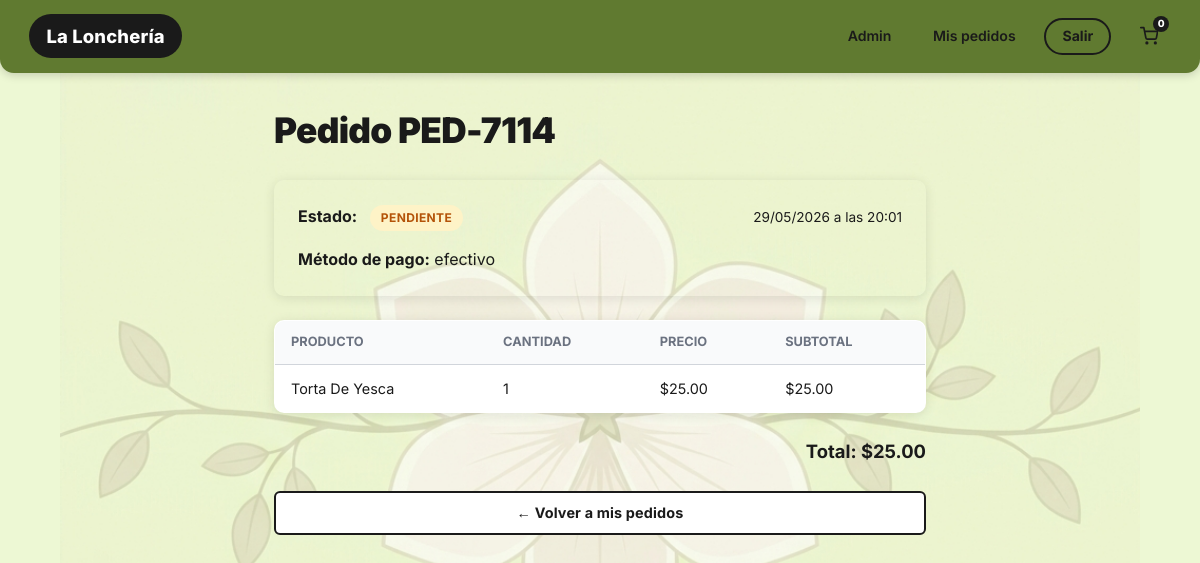
Page /pedido/PED-7114 (signed in) on the committed database.
### app.py (models this page shows)
class Pedido(db.Model):
    __tablename__ = "pedidos"
    id              = db.Column(db.Integer, primary_key=True)
    numero_pedido   = db.Column(db.String(20), unique=True, nullable=False)
    usuario_id      = db.Column(db.Integer, db.ForeignKey("usuarios.id"), nullable=False)
    estado          = db.Column(db.String(30), default="pendiente")
    notas           = db.Column(db.Text, nullable=True)
    metodo_pago     = db.Column(db.String(20), default="efectivo")
    subtotal        = db.Column(db.Float, default=0.0)
    total           = db.Column(db.Float, default=0.0)
    stripe_session  = db.Column(db.String(200), nullable=True)
    pago_confirmado = db.Column(db.Boolean, default=False)
    creado_en       = db.Column(db.DateTime, default=datetime.utcnow)
    detalles        = db.relationship("DetallePedido", backref="pedido", lazy=True,
                                      cascade="all, delete-orphan")
    ESTADOS = {
        "pendiente":      {"label": "Pendiente",  "color": "#F59E0B"},
        "confirmado":     {"label": "Confirmado", "color": "#3B82F6"},
        "en_preparacion": {"label": "Preparando", "color": "#8B5CF6"},
        "listo":          {"label": "Listo",      "color": "#10B981"},
        "entregado":      {"label": "Entregado",  "color": "#6B7280"},
        "cancelado":      {"label": "Cancelado",  "color": "#EF4444"},
    }
    @property
    def estado_info(self):
        return self.ESTADOS.get(self.estado, {"label": self.estado, "color": "#6B7280"})

class DetallePedido(db.Model):
    __tablename__ = "detalles_pedido"
    id          = db.Column(db.Integer, primary_key=True)
    pedido_id   = db.Column(db.Integer, db.ForeignKey("pedidos.id"), nullable=False)
    producto_id = db.Column(db.Integer, db.ForeignKey("productos.id"), nullable=True)
    cantidad    = db.Column(db.Integer, nullable=False, default=1)
    precio_unit = db.Column(db.Float, nullable=False)
    nombre_snap = db.Column(db.String(150))
    @property
    def subtotal(self):
        return self.precio_unit * self.cantidad

### app.py (the view)
@app.route("/pedido/<numero>")
@login_required
def detalle_pedido(numero):
    pedido = Pedido.query.filter_by(numero_pedido=numero).first_or_404()
    if pedido.usuario_id != current_user.id and not current_user.es_admin:
        return redirect(url_for("mis_pedidos"))
    return render_template("pedido_detalle.html", pedido=pedido,
                           cnt=contar_carrito(), nombre=NOMBRE)

### app.py (called while the page is built)
@login_manager.user_loader
def cargar_usuario(uid):
    return db.session.get(Usuario, int(uid))

def contar_carrito():
    return sum(a["cantidad"] for a in session.get("carrito", {}).values())

### templates/pedido_detalle.html (shortened to what this page needs)
{% extends "base.html" %}
{% block contenido %}
<div class="contenedor" style="max-width:700px;">
  <h1 class="titulo-seccion">Pedido {{ pedido.numero_pedido }}</h1>
  <div style="background:var(--color-superficie);border-radius:var(--radio);padding:1.5rem;box-shadow:var(--sombra);margin-bottom:1.5rem;">
    <div style="display:flex;justify-content:space-between;align-items:center;margin-bottom:1rem;">
      <span>
        <strong>Estado:</strong>
        <span class="badge badge-{{ pedido.estado }}" style="margin-left:.5rem;">
          {{ pedido.estado_info.label }}
        </span>
      </span>
      <span style="color:var(--color-suave);font-size:.85rem;">
        {{ pedido.creado_en.strftime('%d/%m/%Y a las %H:%M') }}
      </span>
    </div>
    <p><strong>Método de pago:</strong> {{ pedido.metodo_pago }}</p>
  </div>
  <table class="tabla-admin" style="margin-bottom:1.5rem;">
    <thead>
      <tr>
        <th>Producto</th>
        <th>Cantidad</th>
        <th>Precio</th>
        <th>Subtotal</th>
      </tr>
    </thead>
    <tbody>
      {% for d in pedido.detalles %}
      <tr>
        <td>{{ d.nombre_snap }}</td>
        <td>{{ d.cantidad }}</td>
        <td>${{ "%.2f"|format(d.precio_unit) }}</td>
        <td>${{ "%.2f"|format(d.subtotal) }}</td>
      </tr>
      {% endfor %}
    </tbody>
  </table>
  <div style="text-align:right;font-size:1.15rem;font-weight:700;margin-bottom:1.5rem;">
    Total: ${{ "%.2f"|format(pedido.total) }}
  </div>
  <a href="{{ url_for('mis_pedidos') }}" class="btn btn-secundario">
    ← Volver a mis pedidos
  </a>
</div>
{% endblock %}

### static/css/main.css (style rules this page uses)
:root { --verde-navbar: #607a30; --verde-oscuro: #5a7433; --verde-medio: #6b8c3a; --verde-claro: #edf8d4; --verde-muy-claro: #f2fae0; --verde-boton: #5a7433; --texto-oscuro: #1a1a1a; --texto-blanco: #ffffff; --texto-gris: #6b7280; --texto-gris-claro: #9ca3af; --borde-negro: #1a1a1a; --borde-suave: #d1d5db; --sombra: 0 2px 12px rgba(0, 0, 0, .10); --sombra-tarjeta: 0 4px 20px rgba(0, 0, 0, .12); --radio: 10px; --radio-sm: 6px; --radio-pill: 50px; --fuente: 'Inter', 'Segoe UI', system-ui, sans-serif; --exito: #16a34a; --error: #dc2626; --info: #2563eb; }
*, *::before, *::after { box-sizing: border-box; margin: 0; padding: 0; }
html { scroll-behavior: smooth; }
body { font-family: var(--fuente); background-color: var(--verde-claro); background-image: url("/static/flor_fondo.png"); background-repeat: no-repeat; background-position: center 45%; background-size: 90% auto; background-attachment: local; color: var(--texto-oscuro); line-height: 1.6; min-height: 100vh; }
a { color: inherit; text-decoration: none; }
.contenedor { max-width: 1100px; margin: 0 auto; padding: 1.8rem 1.5rem; }
.titulo-seccion { font-size: 2.2rem; font-weight: 900; margin-bottom: 1.4rem; color: var(--texto-oscuro); letter-spacing: -.02em; }
.btn { display: inline-block; padding: .55rem 1.3rem; border-radius: var(--radio-sm); font-weight: 700; font-size: .9rem; border: none; cursor: pointer; transition: filter .18s, transform .12s; text-align: center; font-family: var(--fuente); letter-spacing: .01em; }
.btn-secundario { background: var(--texto-blanco); color: var(--texto-oscuro); border: 2px solid var(--borde-negro); width: 100%; }
.badge { display: inline-block; padding: .2rem .7rem; border-radius: 50px; font-size: .75rem; font-weight: 700; text-transform: uppercase; letter-spacing: .03em; }
.badge-pendiente { background: #fef3c7; color: #b45309; }
.tabla-admin { width: 100%; border-collapse: collapse; background: var(--texto-blanco); border-radius: var(--radio); overflow: hidden; box-shadow: var(--sombra); border: 1px solid rgba(0, 0, 0, .06); }
.tabla-admin th { background: #f9fafb; padding: .7rem 1rem; text-align: left; font-size: .8rem; text-transform: uppercase; color: var(--texto-gris); border-bottom: 1px solid var(--borde-suave); }
.tabla-admin td { padding: .75rem 1rem; border-bottom: 1px solid var(--borde-suave); font-size: .9rem; }
.tabla-admin tr:last-child td { border-bottom: none; }

### rows in the picture
Pedido: numero_pedido "PED-7114", estado_info.label "PENDIENTE", creado_en "29/05/2026 a las 20:01", metodo_pago "efectivo", total "25.00"
DetallePedido: nombre_snap "Torta De Yesca", cantidad "1", precio_unit "25.00", subtotal "25.00"

### other values in the picture
{{ nombre }} "La Lonchería"
{{ cnt }} "0"
